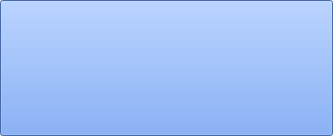
<?xml version="1.0" encoding="UTF-8"?>
<ui version="4.0">
 <class>PaymentPlatform</class>
 <widget class="QMainWindow" name="PaymentPlatform">
  <property name="geometry">
   <rect>
    <x>0</x>
    <y>0</y>
    <width>333</width>
    <height>136</height>
   </rect>
  </property>
  <property name="windowTitle">
   <string>PaymentPlatform</string>
  </property>
  <widget class="QWidget" name="centralwidget">
   <property name="styleSheet">
    <string notr="true">#MainPushButton{
	background-color: rgb(100,149,237);
	padding-right: 10px;
	text-align: right;
}</string>
   </property>
   <layout class="QHBoxLayout" name="horizontalLayout">
    <property name="leftMargin">
     <number>0</number>
    </property>
    <property name="topMargin">
     <number>0</number>
    </property>
    <property name="rightMargin">
     <number>0</number>
    </property>
    <property name="bottomMargin">
     <number>0</number>
    </property>
    <item>
     <widget class="QPushButton" name="MainPushButton">
      <property name="sizePolicy">
       <sizepolicy hsizetype="Minimum" vsizetype="Ignored">
        <horstretch>0</horstretch>
        <verstretch>0</verstretch>
       </sizepolicy>
      </property>
      <property name="text">
       <string/>
      </property>
     </widget>
    </item>
   </layout>
  </widget>
  <widget class="QMenuBar" name="menubar">
   <property name="geometry">
    <rect>
     <x>0</x>
     <y>0</y>
     <width>333</width>
     <height>18</height>
    </rect>
   </property>
  </widget>
 </widget>
 <resources/>
 <connections/>
</ui>
